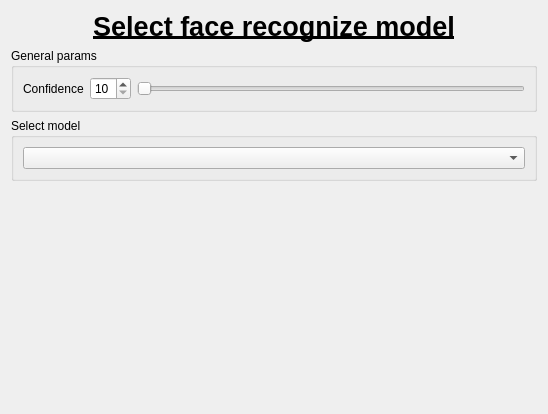
<?xml version="1.0" encoding="UTF-8"?>
<ui version="4.0">
 <class>widget_face_recognition_model_select</class>
 <widget class="QWidget" name="widget_face_recognition_model_select">
  <property name="geometry">
   <rect>
    <x>0</x>
    <y>0</y>
    <width>548</width>
    <height>414</height>
   </rect>
  </property>
  <property name="windowTitle">
   <string>Form</string>
  </property>
  <layout class="QVBoxLayout" name="verticalLayout_2">
   <item>
    <widget class="QLabel" name="labelTitle">
     <property name="font">
      <font>
       <pointsize>20</pointsize>
       <bold>true</bold>
       <underline>true</underline>
      </font>
     </property>
     <property name="autoFillBackground">
      <bool>false</bool>
     </property>
     <property name="text">
      <string>Select face recognize model</string>
     </property>
     <property name="scaledContents">
      <bool>false</bool>
     </property>
     <property name="alignment">
      <set>Qt::AlignCenter</set>
     </property>
    </widget>
   </item>
   <item>
    <widget class="QGroupBox" name="groupBox">
     <property name="title">
      <string>General params</string>
     </property>
     <layout class="QHBoxLayout" name="horizontalLayout">
      <item>
       <widget class="QLabel" name="label">
        <property name="text">
         <string>Confidence</string>
        </property>
       </widget>
      </item>
      <item>
       <widget class="QSpinBox" name="spinBoxConfidence">
        <property name="minimum">
         <number>10</number>
        </property>
       </widget>
      </item>
      <item>
       <widget class="QSlider" name="horizontalSliderConfidence">
        <property name="minimum">
         <number>10</number>
        </property>
        <property name="orientation">
         <enum>Qt::Horizontal</enum>
        </property>
       </widget>
      </item>
     </layout>
    </widget>
   </item>
   <item>
    <widget class="QGroupBox" name="groupBoxSelectModel">
     <property name="title">
      <string>Select model</string>
     </property>
     <layout class="QVBoxLayout" name="verticalLayout">
      <item>
       <widget class="QComboBox" name="comboBoxSelectModel"/>
      </item>
     </layout>
    </widget>
   </item>
   <item>
    <spacer name="verticalSpacer">
     <property name="orientation">
      <enum>Qt::Vertical</enum>
     </property>
     <property name="sizeHint" stdset="0">
      <size>
       <width>20</width>
       <height>223</height>
      </size>
     </property>
    </spacer>
   </item>
  </layout>
 </widget>
 <resources/>
 <connections>
  <connection>
   <sender>spinBoxConfidence</sender>
   <signal>valueChanged(int)</signal>
   <receiver>horizontalSliderConfidence</receiver>
   <slot>setValue(int)</slot>
   <hints>
    <hint type="sourcelabel">
     <x>136</x>
     <y>98</y>
    </hint>
    <hint type="destinationlabel">
     <x>168</x>
     <y>95</y>
    </hint>
   </hints>
  </connection>
  <connection>
   <sender>horizontalSliderConfidence</sender>
   <signal>valueChanged(int)</signal>
   <receiver>spinBoxConfidence</receiver>
   <slot>setValue(int)</slot>
   <hints>
    <hint type="sourcelabel">
     <x>186</x>
     <y>103</y>
    </hint>
    <hint type="destinationlabel">
     <x>128</x>
     <y>101</y>
    </hint>
   </hints>
  </connection>
 </connections>
</ui>
